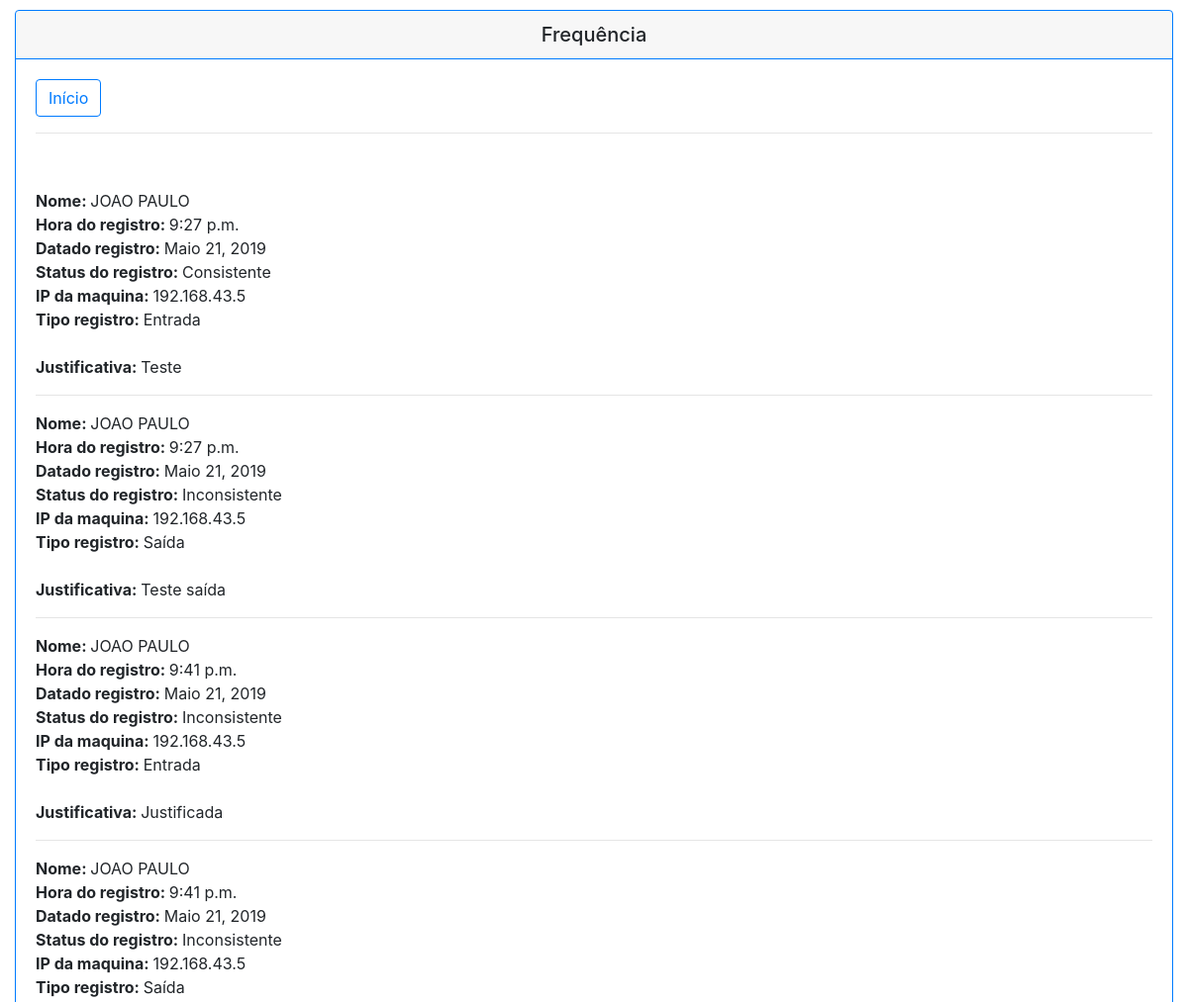
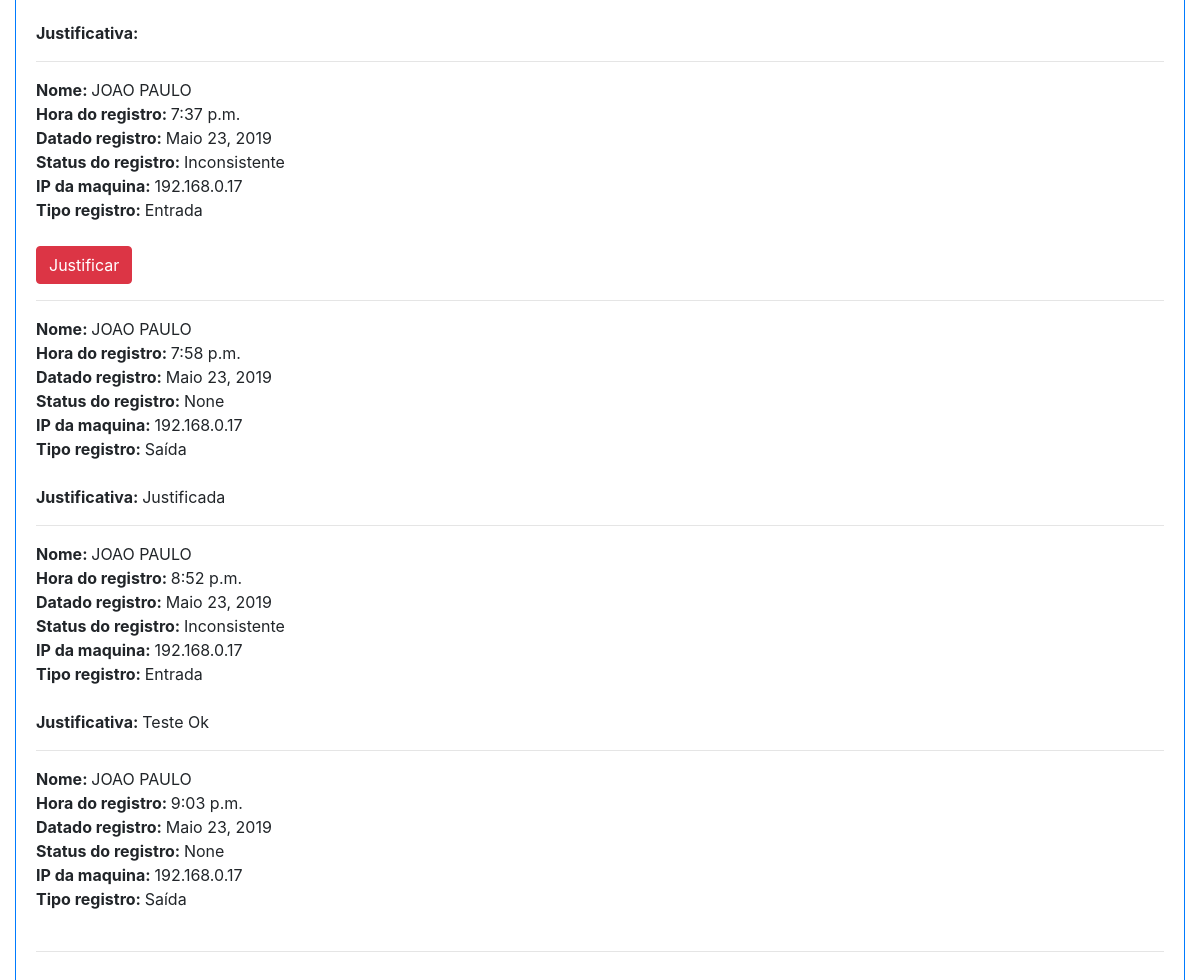
Before: /frequencia/ (signed in) with the older database file (2 pictures, top to bottom).
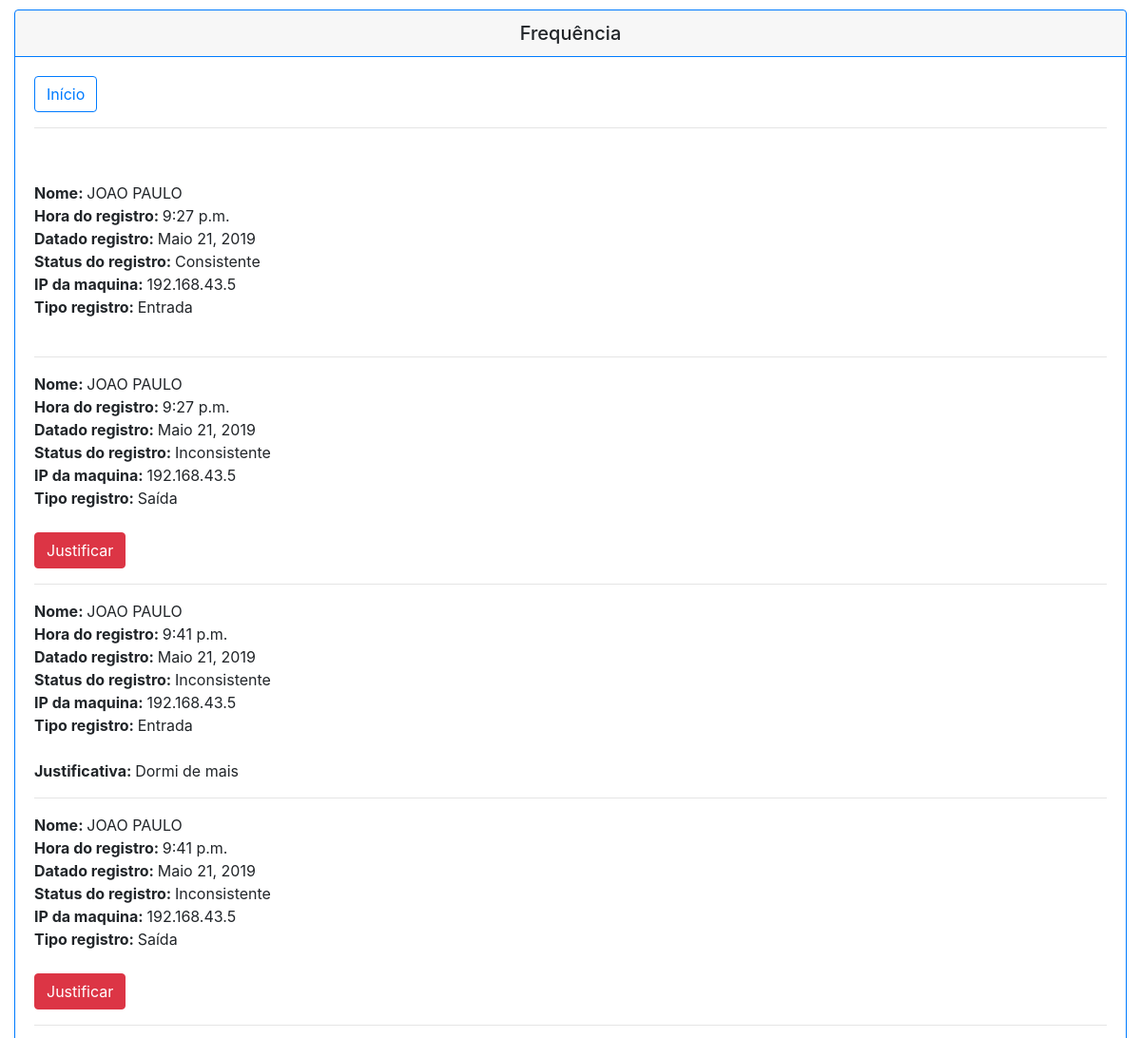
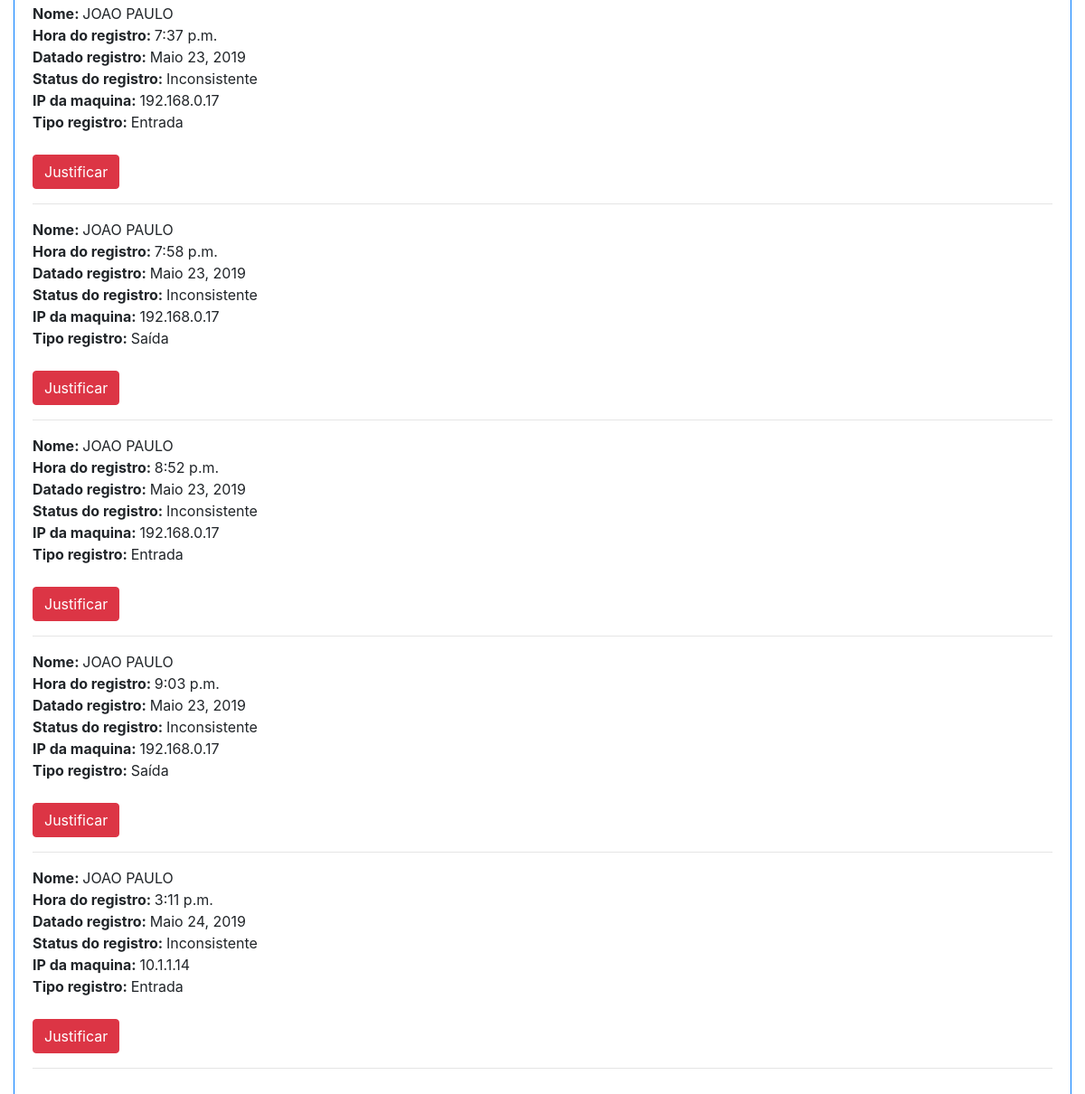
After: the same page with the newer database file (2 pictures, top to bottom).
### app_ponto/models.py (models this page shows, shortened)
class Frequencia(models.Model):
    funcionario = models.ForeignKey(Funcionario, on_delete=models.SET_NULL, blank=True, null=True, verbose_name='Funcionário')
    hora_ponto = models.TimeField('Hora de entrada 1', blank=True, null=True)
    tipo_ponto = models.ForeignKey(TipoPonto, on_delete=models.SET_NULL, blank=True, null=True, verbose_name='Tipo ponto')
    data_resgistro = models.DateField('Data do registro', auto_now_add=True, blank=True, null=True)
    status_ponto = models.ForeignKey(StatusPonto, on_delete=models.SET_NULL, blank=True, null=True, verbose_name='Status ponto')
    ip_registro = models.CharField(max_length=20, default=pegar_ip(), editable=False, blank=True, null=True)
    juntificativa = models.TextField(blank=True, null=True)

class Funcionario(models.Model):
    usuario = models.OneToOneField(User, on_delete=models.SET_NULL, blank=True, null=True, verbose_name='Usuário')
    lider = models.ForeignKey('Funcionario', on_delete=models.SET_NULL, blank=True, null=True, verbose_name='Lider')
    cargo = models.ForeignKey(CargoFuncionario, on_delete=models.SET_NULL, blank=True, null=True, verbose_name='Cargo do funcionário')
    conf_hora = models.ForeignKey(ConfiguracaoHora, on_delete=models.SET_NULL, blank=True, null=True, verbose_name='COnfiguração da hora')
    nome = models.CharField('Nome do funcionário', max_length=128)

class StatusPonto(models.Model):
    descricao = models.CharField('Descrição', max_length=128)
    def __str__(self):
        return self.descricao

class TipoPonto(models.Model):
    descricao = models.CharField('Descrição', max_length=128)
    def __str__(self):
        return self.descricao

### app_ponto/views.py (the view)
# urls.py: path('frequencia/', lista_frequencia, name='frequencia'),
@login_required
def lista_frequencia(request):
    frequencia=Frequencia.objects.all()
    user = request.user
    return render(request, 'app_ponto/frequencia.html', {'frequencia': frequencia, 'user': user})

### app_ponto/templates/app_ponto/frequencia.html (shortened to what this page needs)
{% if user.is_authenticated %}
<!DOCTYPE html>
<html>
    <head>
        <link rel="stylesheet" href="https://stackpath.bootstrapcdn.com/bootstrap/4.3.1/css/bootstrap.min.css">
    </head>
    <body>
            <div class="container col-md-12" style="margin-top: 10px">
                <div class="card border-primary mb-3">
                    <h5 class="card-header text-center border-primary">Frequência</h5>
                    <div class="card-body">
                        <div>
                            <a class="btn btn-outline-primary" href="{% url 'home'%}" role="button">Início</a>
                        </div>
                        <hr>
                        <br>
                            <div>
								    {% for funcionario in frequencia %}
										{% if funcionario.funcionario.usuario == user %}
												<div>
                                                     <b>Nome: </b>{{ funcionario.funcionario.nome }}
                                                     <br>
                                                     <b>Hora do registro: </b>{{ funcionario.hora_ponto }}
													 <br>
                                                     <b>Datado registro: </b>{{ funcionario.data_resgistro }}
                                                     <br>
                                                     <b>Status do registro: </b>{{ funcionario.status_ponto }}
                                                     <br>
                                                     <b>IP da maquina: </b>{{ funcionario.ip_registro }}
                                                     <br>
													 <b>Tipo registro: </b> {{ funcionario.tipo_ponto }}
												 </div>
                                                    <br>
													{% if funcionario.status_ponto.descricao == "Inconsistente" %}
                                                        {% if funcionario.juntificativa == Null %}
		                                                    <a class="btn btn-danger" href="justificar/{{funcionario.pk}}" role="button">Justificar</a>
	                                                    {% endif %}
                                                    {% endif %}
                                                    {% if funcionario.juntificativa != Null %}
                                                        <p><b> Justificativa: </b>{{ funcionario.juntificativa }}</p>
                                                    {% endif %}
												<hr>
										{% endif %}
									{% endfor %}
                            </div>
                    </div>
                </div>
            </div>
    </body>
</html>
{% endif %}

Changed rows visible on the page:
changed Frequencia "Consistente": juntificativa "Teste" → (not shown)
changed Frequencia (number 2 of 9 on the later page): juntificativa "Teste saída" → (not shown); juntificativa "Justificativa:" → "Justificar"
changed Frequencia: juntificativa "Justificada" → "Dormi de mais"
changed Frequencia (number 4 of 9 on the later page): juntificativa "Justificativa:" → "Justificar"
changed Frequencia (number 6 of 9 on the later page): status_ponto "None" → "Inconsistente"; juntificativa "Justificada" → (not shown); now shows "Justificar"
changed Frequencia (number 7 of 9 on the later page): juntificativa "Teste Ok" → (not shown); juntificativa "Justificativa:" → "Justificar"
changed Frequencia (number 8 of 9 on the later page): status_ponto "None" → "Inconsistente"; now shows "Justificar"
added Frequencia: funcionario.nome "JOAO PAULO", hora_ponto "3:11 p.m.", data_resgistro "Maio 24, 2019", status_ponto "Inconsistente", ip_registro "10.1.1.14", tipo_ponto "Entrada"
